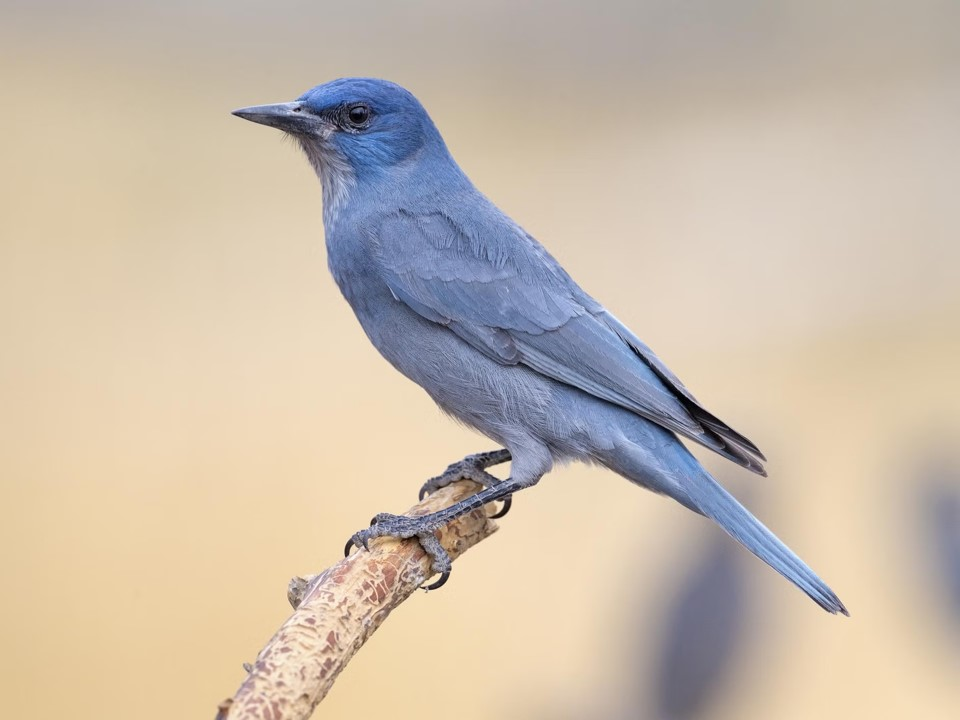
#> input picture First session/pics/bird.jpg, 960 x 720 px
$ jupyter execute lab3.ipynb
#> lines starting #> are read from the running program, lines starting #| are printed output that depends on the picture
[cell 1]
import cv2
import matplotlib.pyplot as plt
import numpy as np

[cell 2]
image = cv2.imread('./pics/bird.jpg') # تصویر را به صورت bgr دریافت کرده
#> image is the input picture: shape (720, 960, 3); mean B, G, R 172, 187.6, 201.2
plt.imshow(image) # تصویر را به صورت rgb نمایش میدهد
plt.axis('off')# حذف نمودار های مختصاتی
plt.show()# نمایش نتیجه نهایی که رنگ ها وارون نمایش داده میشوده به دلیلی که در اول کد اشاره شد

[cell 3]
cropped_image = image[80:180,150:390] # قسمتی از تصویر را برش میزنیم
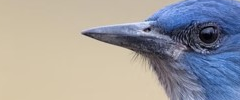
#> cropped_image: shape (100, 240, 3); mean B, G, R 159.4, 157.9, 159.6
plt.imshow(cropped_image)# قسمت برش خرده را نمایش میدهیم
plt.axis('off') # حذف محور های مختصاتی
plt.show() # نمایش نتیجه نهایی

[cell 4]
resize_image = cv2.resize(image, [250,250]) # تغییر اندازه تصویر مورد نظر
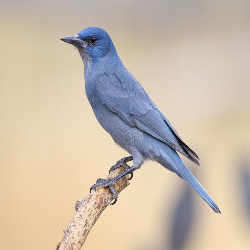
#> resize_image: shape (250, 250, 3); mean B, G, R 172, 187.6, 201.1
plt.imshow(resize_image)# نمایش تصویر تغییر سایز یافته
plt.axis('off')# حذف محور های مختصاتی
plt.show() # نتیجه نهایی

[cell 5]
resize_image = cv2.resize(image, [500,500], interpolation=cv2.INTER_NEAREST) # تغییر اندازه تصویر به روش درون یابی یا interpolation یا همان zooming
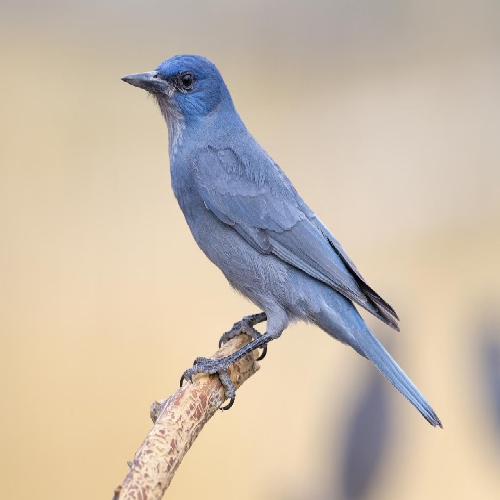
#> resize_image: shape (500, 500, 3); mean B, G, R 172, 187.6, 201.2
plt.imshow(resize_image)# نمایش تصویر تغییر سایز یافته
plt.axis('off')# حذف محور های مختصاتی
plt.show()# نتیجه نهایی

[cell 6]
resize_image = cv2.resize(image, [500,500], interpolation=cv2.INTER_LINEAR) # در این روش تغییر سایز تصویر از پیکسل های مجاور میانگین گرفته میشود# نتیجه نهایی
plt.imshow(resize_image)# نمایش تصویر تغییر سایز یافته
plt.axis('off')# حذف محور های مختصاتی
plt.show()# نتیجه نهایی

[cell 7]
resize_image = cv2.resize(image, [500,500], interpolation=cv2.INTER_CUBIC)# در این روش از میان 16 پیکسل اطراف نرم ترین و یا به عبارتی نزدیک ترین رنگ را انتخاب میکند و تغییر سایز را انجام میدهد
plt.imshow(resize_image)# نمایش تصویر تغییر سایز یافته
plt.axis('off')# حذف محور های مختصاتی
plt.show()# نتیجه نهایی

[cell 8]
rotate_image = cv2.rotate(image, rotateCode=cv2.ROTATE_90_CLOCKWISE) # تصویر را 90 درجه در جهت ساعتگرد می چرخاند
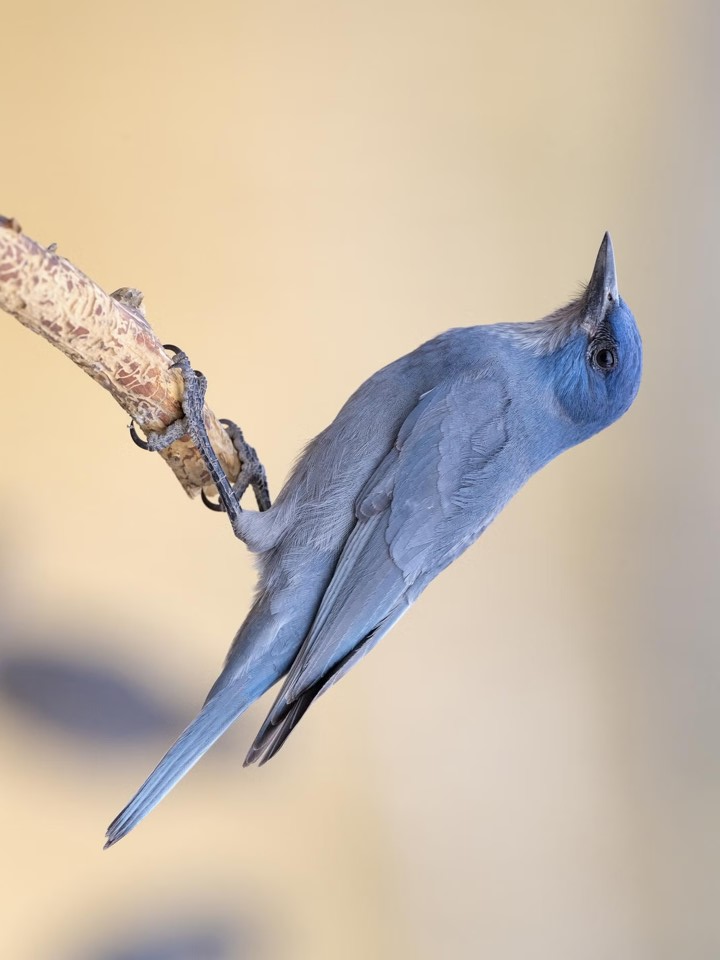
#> rotate_image: shape (960, 720, 3); mean B, G, R 172, 187.6, 201.2
plt.imshow(rotate_image)# نمایش تصویر تغییر کرده
plt.axis('off')# حذف محور های مختصاتی
plt.show()# نتیجه نهایی

[cell 9]
rotate_image = cv2.rotate(image, rotateCode=cv2.ROTATE_180)# در این روش تصویر را 180 درجه میچرخاند
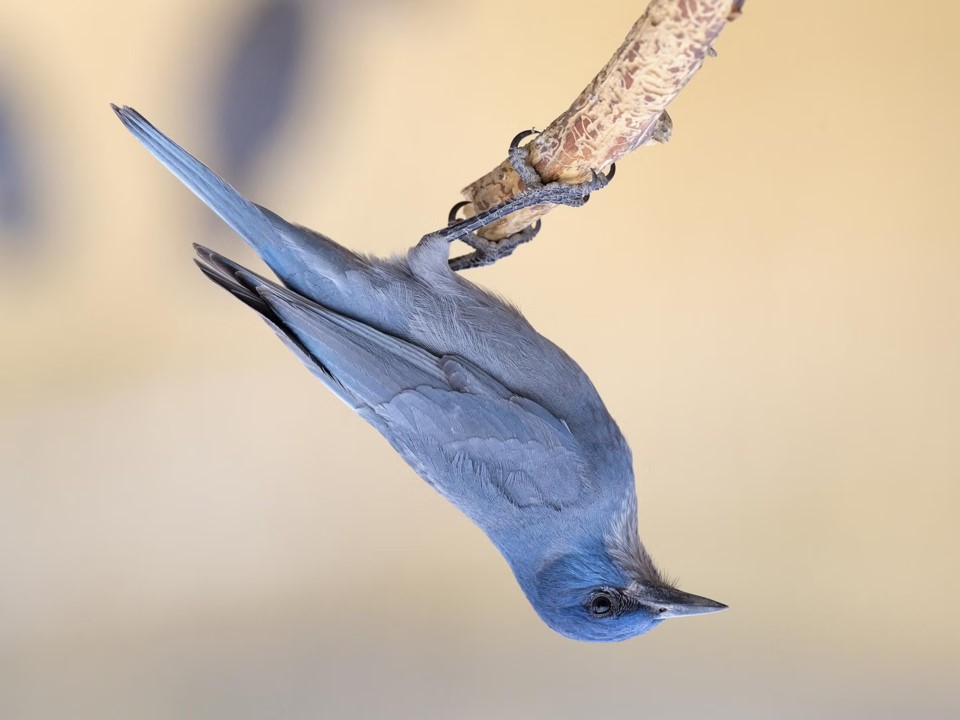
#> rotate_image: shape (720, 960, 3); mean B, G, R 172, 187.6, 201.2
plt.imshow(rotate_image)# نمایش تصویر تغییر کرده
plt.axis('off')# حذف محور های مختصاتی
plt.show()# نتیجه نهایی

[cell 10]
rotate_image = cv2.rotate(image, rotateCode=cv2.ROTATE_90_COUNTERCLOCKWISE)# در این کد تصویر 90 درجه در جهت پادساعتگرد میچرخد
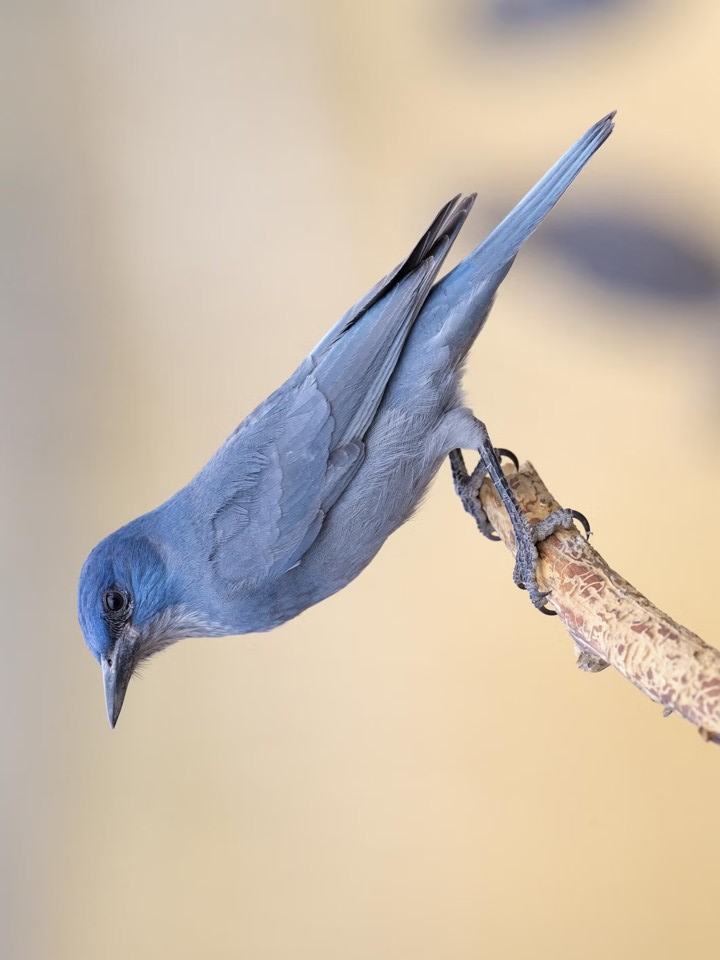
#> rotate_image: shape (960, 720, 3); mean B, G, R 172, 187.6, 201.2
plt.imshow(rotate_image)# نمایش تصویر تغییر کرده
plt.axis('off')# حذف محور های مختصاتی
plt.show()# نتیجه نهایی

[cell 11]
#plt.cla()
plt.clf() # تمامی محتویات و تعییر حالت را پاک میکند

[cell 12]
cricle_image = cv2.circle(image, [350,153],123,(255,255,255),5) # یک دایره به مختصات 350 و 153 درسم میکند که قطر آن 123 است و رنگ آن همانطور که مشخص است با bgr تعیین شده است و ضخامت آن 5 می باشد
#rectangle_image = cv2.rectangle(image,[145,165],[200,150],(0,0,0),5)
plt.imshow(cricle_image) # نمایش تصویر جدید به صورت rgb
plt.axis('off')# حذف محور های مختصاتی
plt.show()# نتیجه نهایی
#plt.cla()

[cell 13]
font = cv2.FONT_HERSHEY_SIMPLEX # انتخاب و وارد کردن فونت مورد نظر
text_image = cv2.putText(image,'beak',[100,80],font,2,(50,50,50),4) # جال متن مورد نظر و جایگاه فونت و رنگ و ضخامت آن را روی تصویر جایگذاری میکنیم
plt.imshow(cricle_image) # نمایش تصویر جدید به صورت rgb
plt.axis('off')# حذف محور های مختصاتی
plt.show()# نتیجه نهایی
